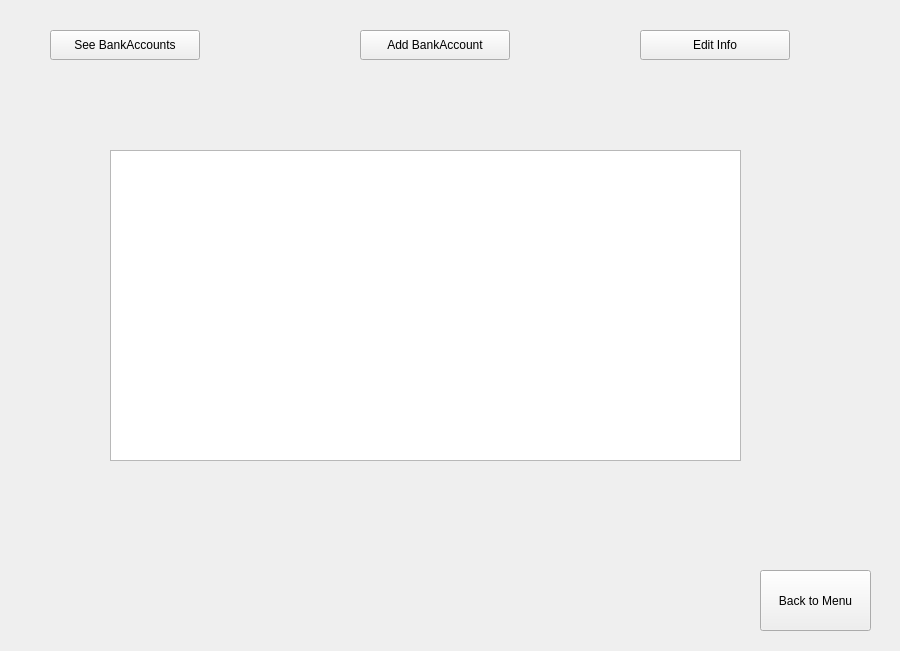
<?xml version="1.0" encoding="UTF-8"?>
<ui version="4.0">
 <class>Admin_CostumerDetails</class>
 <widget class="QWidget" name="Admin_CostumerDetails">
  <property name="geometry">
   <rect>
    <x>0</x>
    <y>0</y>
    <width>900</width>
    <height>651</height>
   </rect>
  </property>
  <property name="windowTitle">
   <string>Form</string>
  </property>
  <widget class="QStackedWidget" name="DetailsStack">
   <property name="geometry">
    <rect>
     <x>60</x>
     <y>70</y>
     <width>771</width>
     <height>501</height>
    </rect>
   </property>
   <property name="currentIndex">
    <number>0</number>
   </property>
   <widget class="QWidget" name="pageBankAccounts">
    <widget class="QListWidget" name="AccountsList">
     <property name="geometry">
      <rect>
       <x>50</x>
       <y>80</y>
       <width>631</width>
       <height>311</height>
      </rect>
     </property>
     <property name="styleSheet">
      <string notr="true">font: 12pt &quot;Segoe UI&quot;;
color: rgb(255, 255, 255);</string>
     </property>
    </widget>
   </widget>
   <widget class="QWidget" name="pageAddBankAccount">
    <widget class="QLineEdit" name="lineEdit">
     <property name="geometry">
      <rect>
       <x>30</x>
       <y>170</y>
       <width>200</width>
       <height>30</height>
      </rect>
     </property>
    </widget>
    <widget class="QLineEdit" name="lineEdit_2">
     <property name="geometry">
      <rect>
       <x>520</x>
       <y>170</y>
       <width>200</width>
       <height>30</height>
      </rect>
     </property>
    </widget>
    <widget class="QLineEdit" name="lineEdit_3">
     <property name="geometry">
      <rect>
       <x>30</x>
       <y>290</y>
       <width>200</width>
       <height>30</height>
      </rect>
     </property>
    </widget>
    <widget class="QLineEdit" name="lineEdit_4">
     <property name="geometry">
      <rect>
       <x>30</x>
       <y>390</y>
       <width>200</width>
       <height>30</height>
      </rect>
     </property>
    </widget>
    <widget class="QLineEdit" name="lineEdit_5">
     <property name="geometry">
      <rect>
       <x>520</x>
       <y>290</y>
       <width>200</width>
       <height>30</height>
      </rect>
     </property>
    </widget>
    <widget class="QLineEdit" name="lineEdit_6">
     <property name="geometry">
      <rect>
       <x>280</x>
       <y>290</y>
       <width>200</width>
       <height>30</height>
      </rect>
     </property>
    </widget>
    <widget class="QLineEdit" name="lineEdit_7">
     <property name="geometry">
      <rect>
       <x>520</x>
       <y>390</y>
       <width>200</width>
       <height>30</height>
      </rect>
     </property>
    </widget>
    <widget class="QLineEdit" name="lineEdit_8">
     <property name="geometry">
      <rect>
       <x>280</x>
       <y>390</y>
       <width>200</width>
       <height>30</height>
      </rect>
     </property>
    </widget>
    <widget class="QLabel" name="label">
     <property name="geometry">
      <rect>
       <x>30</x>
       <y>130</y>
       <width>200</width>
       <height>40</height>
      </rect>
     </property>
     <property name="text">
      <string>Account type</string>
     </property>
    </widget>
    <widget class="QLabel" name="label_2">
     <property name="geometry">
      <rect>
       <x>30</x>
       <y>250</y>
       <width>200</width>
       <height>40</height>
      </rect>
     </property>
     <property name="text">
      <string>Card number</string>
     </property>
    </widget>
    <widget class="QLabel" name="label_3">
     <property name="geometry">
      <rect>
       <x>520</x>
       <y>130</y>
       <width>200</width>
       <height>40</height>
      </rect>
     </property>
     <property name="text">
      <string>IBAN number</string>
     </property>
    </widget>
    <widget class="QLabel" name="label_4">
     <property name="geometry">
      <rect>
       <x>280</x>
       <y>250</y>
       <width>200</width>
       <height>40</height>
      </rect>
     </property>
     <property name="text">
      <string>Exp_Date</string>
     </property>
    </widget>
    <widget class="QLabel" name="label_5">
     <property name="geometry">
      <rect>
       <x>30</x>
       <y>350</y>
       <width>200</width>
       <height>40</height>
      </rect>
     </property>
     <property name="text">
      <string>Card Password</string>
     </property>
    </widget>
    <widget class="QLabel" name="label_6">
     <property name="geometry">
      <rect>
       <x>280</x>
       <y>350</y>
       <width>200</width>
       <height>40</height>
      </rect>
     </property>
     <property name="text">
      <string>Static Password</string>
     </property>
    </widget>
    <widget class="QLabel" name="label_7">
     <property name="geometry">
      <rect>
       <x>520</x>
       <y>250</y>
       <width>200</width>
       <height>40</height>
      </rect>
     </property>
     <property name="text">
      <string>CVV2</string>
     </property>
    </widget>
    <widget class="QLabel" name="label_8">
     <property name="geometry">
      <rect>
       <x>520</x>
       <y>350</y>
       <width>200</width>
       <height>40</height>
      </rect>
     </property>
     <property name="text">
      <string>Balance</string>
     </property>
    </widget>
    <widget class="QLabel" name="label_9">
     <property name="geometry">
      <rect>
       <x>280</x>
       <y>40</y>
       <width>191</width>
       <height>41</height>
      </rect>
     </property>
     <property name="text">
      <string>Add new BankAccount</string>
     </property>
     <property name="alignment">
      <set>Qt::AlignmentFlag::AlignCenter</set>
     </property>
    </widget>
    <widget class="QLabel" name="label_10">
     <property name="geometry">
      <rect>
       <x>270</x>
       <y>130</y>
       <width>200</width>
       <height>40</height>
      </rect>
     </property>
     <property name="text">
      <string>Account number</string>
     </property>
    </widget>
    <widget class="QLineEdit" name="lineEdit_9">
     <property name="geometry">
      <rect>
       <x>270</x>
       <y>170</y>
       <width>200</width>
       <height>30</height>
      </rect>
     </property>
    </widget>
   </widget>
   <widget class="QWidget" name="pageEditInfo">
    <widget class="QLabel" name="label_20">
     <property name="geometry">
      <rect>
       <x>390</x>
       <y>240</y>
       <width>200</width>
       <height>40</height>
      </rect>
     </property>
     <property name="text">
      <string>Last name</string>
     </property>
    </widget>
    <widget class="QLineEdit" name="lineEdit_14">
     <property name="geometry">
      <rect>
       <x>390</x>
       <y>390</y>
       <width>200</width>
       <height>30</height>
      </rect>
     </property>
     <property name="text">
      <string/>
     </property>
    </widget>
    <widget class="QLineEdit" name="lineEdit_12">
     <property name="geometry">
      <rect>
       <x>390</x>
       <y>170</y>
       <width>200</width>
       <height>30</height>
      </rect>
     </property>
    </widget>
    <widget class="QLabel" name="label_14">
     <property name="geometry">
      <rect>
       <x>390</x>
       <y>350</y>
       <width>200</width>
       <height>40</height>
      </rect>
     </property>
     <property name="text">
      <string>Age</string>
     </property>
    </widget>
    <widget class="QLabel" name="label_12">
     <property name="geometry">
      <rect>
       <x>100</x>
       <y>240</y>
       <width>200</width>
       <height>40</height>
      </rect>
     </property>
     <property name="text">
      <string>First name</string>
     </property>
    </widget>
    <widget class="QLineEdit" name="lineEdit_16">
     <property name="geometry">
      <rect>
       <x>100</x>
       <y>280</y>
       <width>200</width>
       <height>30</height>
      </rect>
     </property>
    </widget>
    <widget class="QLabel" name="label_19">
     <property name="geometry">
      <rect>
       <x>100</x>
       <y>350</y>
       <width>200</width>
       <height>40</height>
      </rect>
     </property>
     <property name="text">
      <string>National code</string>
     </property>
    </widget>
    <widget class="QLabel" name="label_11">
     <property name="geometry">
      <rect>
       <x>100</x>
       <y>130</y>
       <width>200</width>
       <height>40</height>
      </rect>
     </property>
     <property name="text">
      <string>Username</string>
     </property>
    </widget>
    <widget class="QLineEdit" name="lineEdit_11">
     <property name="geometry">
      <rect>
       <x>100</x>
       <y>390</y>
       <width>200</width>
       <height>30</height>
      </rect>
     </property>
    </widget>
    <widget class="QLabel" name="label_13">
     <property name="geometry">
      <rect>
       <x>390</x>
       <y>130</y>
       <width>200</width>
       <height>40</height>
      </rect>
     </property>
     <property name="text">
      <string>Password</string>
     </property>
    </widget>
    <widget class="QLabel" name="label_16">
     <property name="geometry">
      <rect>
       <x>280</x>
       <y>40</y>
       <width>191</width>
       <height>41</height>
      </rect>
     </property>
     <property name="text">
      <string>Edit Info</string>
     </property>
     <property name="alignment">
      <set>Qt::AlignmentFlag::AlignCenter</set>
     </property>
    </widget>
    <widget class="QLineEdit" name="lineEdit_18">
     <property name="geometry">
      <rect>
       <x>100</x>
       <y>170</y>
       <width>200</width>
       <height>30</height>
      </rect>
     </property>
    </widget>
    <widget class="QLineEdit" name="lineEdit_17">
     <property name="geometry">
      <rect>
       <x>390</x>
       <y>280</y>
       <width>200</width>
       <height>30</height>
      </rect>
     </property>
    </widget>
   </widget>
  </widget>
  <widget class="QPushButton" name="BankAccounts">
   <property name="geometry">
    <rect>
     <x>50</x>
     <y>30</y>
     <width>150</width>
     <height>30</height>
    </rect>
   </property>
   <property name="text">
    <string>See BankAccounts</string>
   </property>
  </widget>
  <widget class="QPushButton" name="AddBankAcount">
   <property name="geometry">
    <rect>
     <x>360</x>
     <y>30</y>
     <width>150</width>
     <height>30</height>
    </rect>
   </property>
   <property name="text">
    <string>Add BankAccount</string>
   </property>
  </widget>
  <widget class="QPushButton" name="EditInfo">
   <property name="geometry">
    <rect>
     <x>640</x>
     <y>30</y>
     <width>150</width>
     <height>30</height>
    </rect>
   </property>
   <property name="text">
    <string>Edit Info</string>
   </property>
  </widget>
  <widget class="QPushButton" name="pushButton">
   <property name="geometry">
    <rect>
     <x>760</x>
     <y>570</y>
     <width>111</width>
     <height>61</height>
    </rect>
   </property>
   <property name="text">
    <string>Back to Menu</string>
   </property>
  </widget>
 </widget>
 <resources/>
 <connections/>
</ui>
